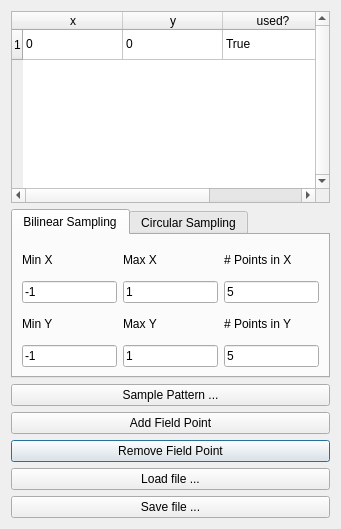
<?xml version="1.0" encoding="UTF-8"?>
<ui version="4.0">
 <class>Dialog</class>
 <widget class="QDialog" name="Dialog">
  <property name="geometry">
   <rect>
    <x>0</x>
    <y>0</y>
    <width>341</width>
    <height>529</height>
   </rect>
  </property>
  <property name="sizePolicy">
   <sizepolicy hsizetype="Expanding" vsizetype="Expanding">
    <horstretch>0</horstretch>
    <verstretch>0</verstretch>
   </sizepolicy>
  </property>
  <property name="windowTitle">
   <string>Field points</string>
  </property>
  <layout class="QGridLayout" name="gridLayout">
   <item row="0" column="0">
    <widget class="QTableWidget" name="tblFieldPoints">
     <property name="sizePolicy">
      <sizepolicy hsizetype="Expanding" vsizetype="Expanding">
       <horstretch>0</horstretch>
       <verstretch>0</verstretch>
      </sizepolicy>
     </property>
     <property name="autoFillBackground">
      <bool>false</bool>
     </property>
     <property name="verticalScrollBarPolicy">
      <enum>Qt::ScrollBarAlwaysOn</enum>
     </property>
     <property name="rowCount">
      <number>1</number>
     </property>
     <property name="columnCount">
      <number>3</number>
     </property>
     <attribute name="horizontalHeaderShowSortIndicator" stdset="0">
      <bool>false</bool>
     </attribute>
     <attribute name="horizontalHeaderStretchLastSection">
      <bool>true</bool>
     </attribute>
     <attribute name="verticalHeaderVisible">
      <bool>true</bool>
     </attribute>
     <row/>
     <column>
      <property name="text">
       <string>x</string>
      </property>
     </column>
     <column>
      <property name="text">
       <string>y</string>
      </property>
     </column>
     <column>
      <property name="text">
       <string>used?</string>
      </property>
     </column>
     <item row="0" column="0">
      <property name="text">
       <string>0</string>
      </property>
     </item>
     <item row="0" column="1">
      <property name="text">
       <string>0</string>
      </property>
     </item>
     <item row="0" column="2">
      <property name="text">
       <string>True</string>
      </property>
     </item>
    </widget>
   </item>
   <item row="5" column="0">
    <widget class="QPushButton" name="pbRemove">
     <property name="text">
      <string>Remove Field Point</string>
     </property>
    </widget>
   </item>
   <item row="4" column="0">
    <widget class="QPushButton" name="pbAdd">
     <property name="text">
      <string>Add Field Point</string>
     </property>
    </widget>
   </item>
   <item row="6" column="0">
    <widget class="QPushButton" name="pbLoadFile">
     <property name="text">
      <string>Load file ...</string>
     </property>
    </widget>
   </item>
   <item row="7" column="0">
    <widget class="QPushButton" name="pbSaveFile">
     <property name="text">
      <string>Save file ...</string>
     </property>
    </widget>
   </item>
   <item row="3" column="0">
    <widget class="QPushButton" name="pbSample">
     <property name="text">
      <string>Sample Pattern ...</string>
     </property>
    </widget>
   </item>
   <item row="2" column="0">
    <widget class="QTabWidget" name="tabWidgetSampling">
     <property name="currentIndex">
      <number>0</number>
     </property>
     <widget class="QWidget" name="tabSamplingBilinear">
      <attribute name="title">
       <string>Bilinear Sampling</string>
      </attribute>
      <layout class="QGridLayout" name="gridLayout_2">
       <item row="1" column="1">
        <widget class="QLineEdit" name="leMaxX">
         <property name="focusPolicy">
          <enum>Qt::StrongFocus</enum>
         </property>
         <property name="text">
          <string>1</string>
         </property>
        </widget>
       </item>
       <item row="0" column="0">
        <widget class="QLabel" name="label">
         <property name="text">
          <string>Min X</string>
         </property>
        </widget>
       </item>
       <item row="2" column="0">
        <widget class="QLabel" name="label_3">
         <property name="text">
          <string>Min Y</string>
         </property>
        </widget>
       </item>
       <item row="2" column="1">
        <widget class="QLabel" name="label_4">
         <property name="text">
          <string>Max Y</string>
         </property>
        </widget>
       </item>
       <item row="3" column="0">
        <widget class="QLineEdit" name="leMinY">
         <property name="focusPolicy">
          <enum>Qt::StrongFocus</enum>
         </property>
         <property name="text">
          <string>-1</string>
         </property>
        </widget>
       </item>
       <item row="3" column="1">
        <widget class="QLineEdit" name="leMaxY">
         <property name="focusPolicy">
          <enum>Qt::StrongFocus</enum>
         </property>
         <property name="text">
          <string>1</string>
         </property>
        </widget>
       </item>
       <item row="1" column="0">
        <widget class="QLineEdit" name="leMinX">
         <property name="focusPolicy">
          <enum>Qt::StrongFocus</enum>
         </property>
         <property name="text">
          <string>-1</string>
         </property>
        </widget>
       </item>
       <item row="0" column="1">
        <widget class="QLabel" name="label_2">
         <property name="text">
          <string>Max X</string>
         </property>
        </widget>
       </item>
       <item row="1" column="2">
        <widget class="QLineEdit" name="leNumPointsX">
         <property name="focusPolicy">
          <enum>Qt::StrongFocus</enum>
         </property>
         <property name="text">
          <string>5</string>
         </property>
        </widget>
       </item>
       <item row="0" column="2">
        <widget class="QLabel" name="label_5">
         <property name="text">
          <string># Points in X</string>
         </property>
        </widget>
       </item>
       <item row="3" column="2">
        <widget class="QLineEdit" name="leNumPointsY">
         <property name="focusPolicy">
          <enum>Qt::StrongFocus</enum>
         </property>
         <property name="text">
          <string>5</string>
         </property>
        </widget>
       </item>
       <item row="2" column="2">
        <widget class="QLabel" name="label_6">
         <property name="text">
          <string># Points in Y</string>
         </property>
        </widget>
       </item>
      </layout>
     </widget>
     <widget class="QWidget" name="tabSamplingCircular">
      <attribute name="title">
       <string>Circular Sampling</string>
      </attribute>
      <layout class="QGridLayout" name="gridLayout_3">
       <item row="0" column="0">
        <widget class="QLabel" name="label_10">
         <property name="text">
          <string>Min Radius</string>
         </property>
        </widget>
       </item>
       <item row="0" column="1">
        <widget class="QLabel" name="label_12">
         <property name="text">
          <string>Max Radius</string>
         </property>
        </widget>
       </item>
       <item row="0" column="2">
        <widget class="QLabel" name="label_8">
         <property name="text">
          <string># Points radial</string>
         </property>
        </widget>
       </item>
       <item row="1" column="0">
        <widget class="QLineEdit" name="leMinRadius">
         <property name="text">
          <string>0</string>
         </property>
        </widget>
       </item>
       <item row="1" column="1">
        <widget class="QLineEdit" name="leMaxRadius">
         <property name="text">
          <string>1</string>
         </property>
        </widget>
       </item>
       <item row="1" column="2">
        <widget class="QLineEdit" name="leNumPointsRadius">
         <property name="text">
          <string>5</string>
         </property>
        </widget>
       </item>
       <item row="2" column="0">
        <widget class="QLabel" name="label_11">
         <property name="text">
          <string>Min Phi</string>
         </property>
        </widget>
       </item>
       <item row="2" column="1">
        <widget class="QLabel" name="label_7">
         <property name="text">
          <string>Max Phi</string>
         </property>
        </widget>
       </item>
       <item row="2" column="2">
        <widget class="QLabel" name="label_9">
         <property name="text">
          <string># Points azimuthal</string>
         </property>
        </widget>
       </item>
       <item row="3" column="0">
        <widget class="QLineEdit" name="leMinPhi">
         <property name="text">
          <string>0</string>
         </property>
        </widget>
       </item>
       <item row="3" column="1">
        <widget class="QLineEdit" name="leMaxPhi">
         <property name="text">
          <string>360</string>
         </property>
        </widget>
       </item>
       <item row="3" column="2">
        <widget class="QLineEdit" name="leNumPointsPhi">
         <property name="text">
          <string>5</string>
         </property>
        </widget>
       </item>
      </layout>
     </widget>
    </widget>
   </item>
  </layout>
 </widget>
 <tabstops>
  <tabstop>tblFieldPoints</tabstop>
  <tabstop>tabWidgetSampling</tabstop>
  <tabstop>leMinX</tabstop>
  <tabstop>leMaxX</tabstop>
  <tabstop>leNumPointsX</tabstop>
  <tabstop>leMinY</tabstop>
  <tabstop>leMaxY</tabstop>
  <tabstop>leNumPointsY</tabstop>
  <tabstop>leMinRadius</tabstop>
  <tabstop>leMaxRadius</tabstop>
  <tabstop>leNumPointsRadius</tabstop>
  <tabstop>leMinPhi</tabstop>
  <tabstop>leMaxPhi</tabstop>
  <tabstop>leNumPointsPhi</tabstop>
  <tabstop>pbSample</tabstop>
  <tabstop>pbAdd</tabstop>
  <tabstop>pbRemove</tabstop>
  <tabstop>pbLoadFile</tabstop>
  <tabstop>pbSaveFile</tabstop>
 </tabstops>
 <resources/>
 <connections/>
</ui>
